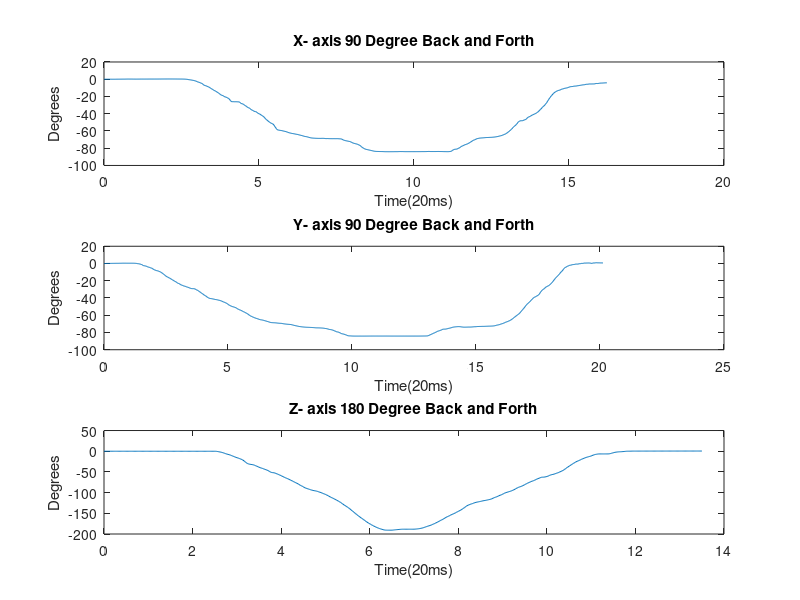

Recreate this plot in MATLAB.
close all;
%type xing.txt;
%type ying.txt;
%type zing.txt;
%type timing.txt;
xfileID= fopen('xing.txt','r');
yfileID= fopen('ying.txt','r');
zfileID= fopen('zing.txt','r');
%tfileID= fopen('timing.txt','r');
formatSpec='%f';
x= fscanf(xfileID,formatSpec);
y= fscanf(yfileID,formatSpec);
z= fscanf(zfileID,formatSpec);
%t= fscanf(tfileID,formatSpec);
fclose(xfileID);
fclose(yfileID);
fclose(zfileID);
%fclose(tfileID);
xbias=93;
ybias=327;
zbias=223;
%time=t./3600000;
%time = linspace(1, 3600, 1211570);
%time=t./1000;
l=(length (x)-1)*0.02;
timex =(0:0.02:l);
l=(length (y)-1)*0.02;
timey=(0:0.02:l);
l=(length (z)-1)*0.02;
timez=(0:0.02:l);
xscale=(x-xbias)./131;
yscale=(y-ybias)./131;
zscale=(z-zbias)./131;

xaxis=cumtrapz(timex,xscale);
yaxis=cumtrapz(timey,yscale);
zaxis=cumtrapz(timez,zscale);

figure;
subplot(3,1,1);
plot(timex,xaxis);
title('X- axis 90 Degree Back and Forth');
xlabel('Time(20ms)') 
ylabel('Degrees')
subplot(3,1,2);
plot(timey,yaxis);
title('Y- axis 90 Degree Back and Forth');
xlabel('Time(20ms)') 
ylabel('Degrees')
subplot(3,1,3);
plot(timez,zaxis);
xlabel('Time(20ms)') 
ylabel('Degrees')
title('Z- axis 180 Degree Back and Forth');
xlabel('Time(20ms)') 
ylabel('Degrees')